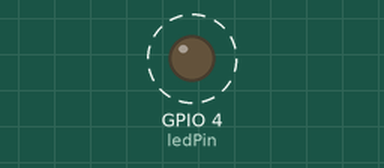
Simulated run of this program. Board: Raspberry Pi (BCM pin numbers). Shown: output pins drawn as LEDs (lit = HIGH). Dashed ring = blinking. What the program prints to the terminal is not drawn.

Above: at 0.5 s.
Timing chart, 0 to 4.6 s (numbered marks = the images above):
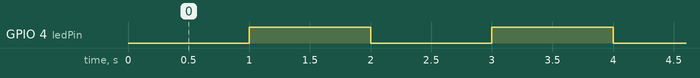

The program:

blink-LED-rpi.py
```python
# Assumes that anode of LED is connected to the GPIO and cathode to ground
# Switching high the GPIO pin therefore turns on the LED and switching it low turns it off

# External module imports

# RPi.GPIO Abstracts GPIO handling
import RPi.GPIO as GPIO
# time library provides delay and other time related functions.
import time

# Using GPIO in BCM mode
GPIO.setmode(GPIO.BCM)
# 4 -> GPIO 4, board pin no. 7
ledPin = 4
#Configure as Output for LED control
GPIO.setup(ledPin, GPIO.OUT)

# Print text on terminal
print("Hello IoT World ! Blinking LED now. Press CTRL+C to exit")
try:
    while 1:
        print ("LED OFF");
        GPIO.output(ledPin, GPIO.LOW)   # Turn OFF
        time.sleep(1)                   # 1 second delay
        print ("LED ON");
        GPIO.output(ledPin, GPIO.HIGH)  # Turn ON
        time.sleep(1)                   # 1 second delay
except KeyboardInterrupt: # If CTRL+C is pressed, exit cleanly:
    print ("Goodbye\n")
    GPIO.cleanup() # Release all GPIO pins for further use
```

Measured:
- by itself, GPIO 4 (ledPin): alternates HIGH for 1.0 s and LOW for 1.0 s
